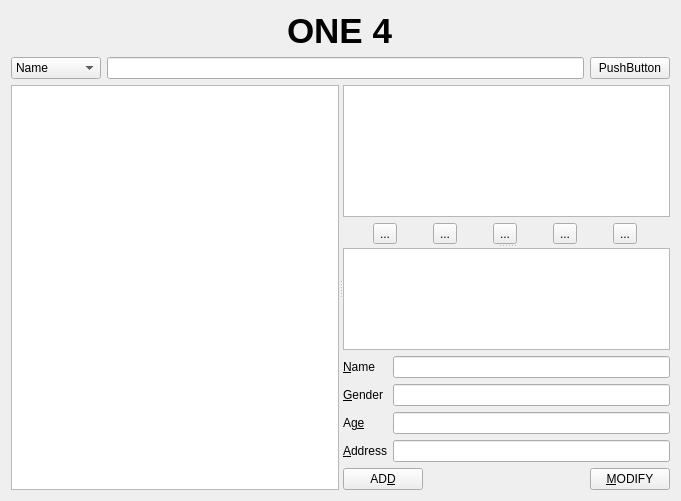
<?xml version="1.0" encoding="UTF-8"?>
<ui version="4.0">
 <class>ClientForm</class>
 <widget class="QWidget" name="ClientForm">
  <property name="geometry">
   <rect>
    <x>0</x>
    <y>0</y>
    <width>681</width>
    <height>501</height>
   </rect>
  </property>
  <property name="windowTitle">
   <string>Form</string>
  </property>
  <layout class="QGridLayout" name="gridLayout">
   <item row="0" column="0">
    <layout class="QVBoxLayout" name="verticalLayout_3">
     <item>
      <layout class="QHBoxLayout" name="horizontalLayout_3">
       <item>
        <spacer name="horizontalSpacer_4">
         <property name="orientation">
          <enum>Qt::Horizontal</enum>
         </property>
         <property name="sizeHint" stdset="0">
          <size>
           <width>284</width>
           <height>13</height>
          </size>
         </property>
        </spacer>
       </item>
       <item>
        <widget class="QLabel" name="label">
         <property name="maximumSize">
          <size>
           <width>150</width>
           <height>80</height>
          </size>
         </property>
         <property name="font">
          <font>
           <pointsize>26</pointsize>
           <bold>true</bold>
          </font>
         </property>
         <property name="text">
          <string>ONE 4</string>
         </property>
        </widget>
       </item>
       <item>
        <spacer name="horizontalSpacer_2">
         <property name="orientation">
          <enum>Qt::Horizontal</enum>
         </property>
         <property name="sizeHint" stdset="0">
          <size>
           <width>284</width>
           <height>13</height>
          </size>
         </property>
        </spacer>
       </item>
      </layout>
     </item>
     <item>
      <layout class="QHBoxLayout" name="horizontalLayout">
       <item>
        <widget class="QComboBox" name="comboBox">
         <item>
          <property name="text">
           <string>Name</string>
          </property>
         </item>
         <item>
          <property name="text">
           <string>Age</string>
          </property>
         </item>
         <item>
          <property name="text">
           <string>Address</string>
          </property>
         </item>
         <item>
          <property name="text">
           <string>ImageType</string>
          </property>
         </item>
         <item>
          <property name="text">
           <string/>
          </property>
         </item>
        </widget>
       </item>
       <item>
        <widget class="QLineEdit" name="lineEdit"/>
       </item>
       <item>
        <widget class="QPushButton" name="enterPushButton">
         <property name="text">
          <string>PushButton</string>
         </property>
        </widget>
       </item>
      </layout>
     </item>
    </layout>
   </item>
   <item row="1" column="0">
    <widget class="QSplitter" name="splitter_2">
     <property name="orientation">
      <enum>Qt::Horizontal</enum>
     </property>
     <widget class="QTableView" name="tableView"/>
     <widget class="QSplitter" name="splitter">
      <property name="orientation">
       <enum>Qt::Vertical</enum>
      </property>
      <widget class="QWidget" name="">
       <layout class="QVBoxLayout" name="verticalLayout_2">
        <item>
         <widget class="QGraphicsView" name="graphicsView"/>
        </item>
        <item>
         <layout class="QHBoxLayout" name="horizontalLayout_4">
          <item>
           <widget class="QToolButton" name="zoomInToolButton">
            <property name="text">
             <string>...</string>
            </property>
            <property name="icon">
             <iconset>
              <normaloff>../../../zoomIn.png</normaloff>../../../zoomIn.png</iconset>
            </property>
           </widget>
          </item>
          <item>
           <widget class="QToolButton" name="zoomOutToolButton">
            <property name="text">
             <string>...</string>
            </property>
            <property name="icon">
             <iconset>
              <normaloff>../../../zoomOut.png</normaloff>../../../zoomOut.png</iconset>
            </property>
           </widget>
          </item>
          <item>
           <widget class="QToolButton" name="toolButton_5">
            <property name="text">
             <string>...</string>
            </property>
           </widget>
          </item>
          <item>
           <widget class="QToolButton" name="toolButton_4">
            <property name="text">
             <string>...</string>
            </property>
           </widget>
          </item>
          <item>
           <widget class="QToolButton" name="toolButton_3">
            <property name="text">
             <string>...</string>
            </property>
           </widget>
          </item>
         </layout>
        </item>
       </layout>
      </widget>
      <widget class="QWidget" name="">
       <layout class="QVBoxLayout" name="verticalLayout">
        <item>
         <widget class="QTableView" name="tableView_2"/>
        </item>
        <item>
         <layout class="QFormLayout" name="formLayout">
          <item row="0" column="0">
           <widget class="QLabel" name="label_2">
            <property name="text">
             <string>&amp;Name</string>
            </property>
            <property name="buddy">
             <cstring>lineEdit_2</cstring>
            </property>
           </widget>
          </item>
          <item row="0" column="1">
           <widget class="QLineEdit" name="lineEdit_2"/>
          </item>
          <item row="1" column="0">
           <widget class="QLabel" name="label_3">
            <property name="text">
             <string>&amp;Gender</string>
            </property>
            <property name="buddy">
             <cstring>lineEdit_3</cstring>
            </property>
           </widget>
          </item>
          <item row="1" column="1">
           <widget class="QLineEdit" name="lineEdit_3"/>
          </item>
          <item row="2" column="0">
           <widget class="QLabel" name="label_5">
            <property name="text">
             <string>Ag&amp;e</string>
            </property>
            <property name="buddy">
             <cstring>lineEdit_4</cstring>
            </property>
           </widget>
          </item>
          <item row="2" column="1">
           <widget class="QLineEdit" name="lineEdit_4"/>
          </item>
          <item row="3" column="0">
           <widget class="QLabel" name="label_4">
            <property name="text">
             <string>&amp;Address</string>
            </property>
            <property name="buddy">
             <cstring>lineEdit_5</cstring>
            </property>
           </widget>
          </item>
          <item row="3" column="1">
           <widget class="QLineEdit" name="lineEdit_5"/>
          </item>
         </layout>
        </item>
        <item>
         <layout class="QHBoxLayout" name="horizontalLayout_2">
          <item>
           <widget class="QPushButton" name="addPushButton">
            <property name="text">
             <string>AD&amp;D</string>
            </property>
           </widget>
          </item>
          <item>
           <spacer name="horizontalSpacer_3">
            <property name="orientation">
             <enum>Qt::Horizontal</enum>
            </property>
            <property name="sizeHint" stdset="0">
             <size>
              <width>40</width>
              <height>20</height>
             </size>
            </property>
           </spacer>
          </item>
          <item>
           <widget class="QPushButton" name="addPushButton_2">
            <property name="text">
             <string>&amp;MODIFY</string>
            </property>
           </widget>
          </item>
         </layout>
        </item>
       </layout>
      </widget>
     </widget>
    </widget>
   </item>
  </layout>
 </widget>
 <resources/>
 <connections/>
</ui>
